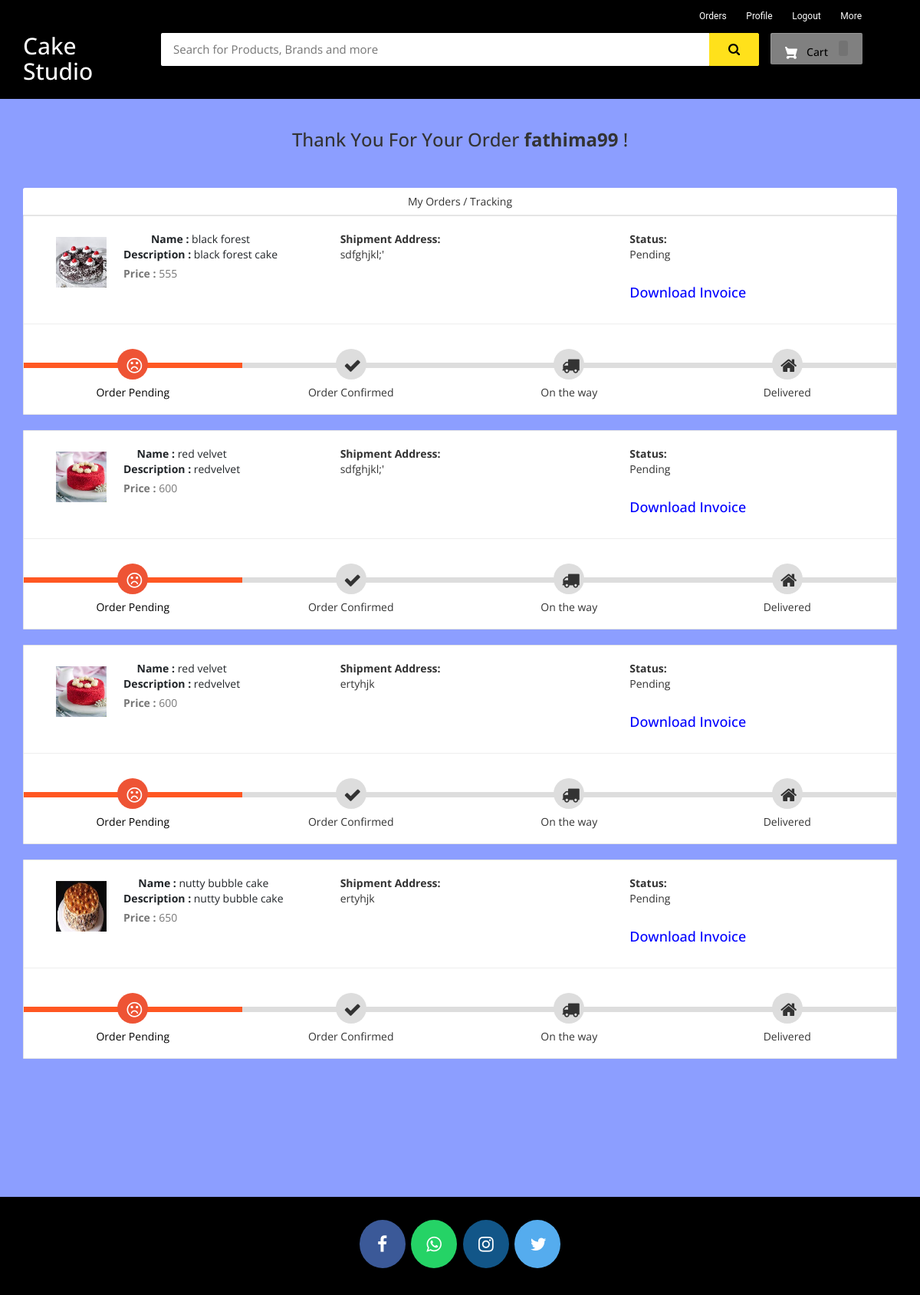
The app's page /my-order (signed in) with its own data.
### store/models.py (models this page shows, shortened)
class Product(models.Model):
    name = models.CharField(max_length=40)
    product_image = models.ImageField(upload_to='product_image/', null=True, blank=True)
    price = models.PositiveIntegerField()
    description = models.CharField(max_length=40)

class Orders(models.Model):
    STATUS = (
        ('Pending', 'Pending'),
        ('Order Confirmed', 'Order Confirmed'),
        ('Out for Delivery', 'Out for Delivery'),
        ('Delivered', 'Delivered'),
    )
    customer = models.ForeignKey('Customer', on_delete=models.CASCADE, null=True)
    product = models.ForeignKey('Product', on_delete=models.CASCADE, null=True)
    email = models.CharField(max_length=50, null=True)
    address = models.CharField(max_length=500, null=True)
    mobile = models.CharField(max_length=20, null=True)
    order_date = models.DateField(auto_now_add=True, null=True)
    status = models.CharField(max_length=50, null=True, choices=STATUS)

### store/views.py (the view)
# urls.py: path('my-order', views.my_order_view, name='my-order'),
@login_required(login_url='customerlogin')
@user_passes_test(is_customer)
def my_order_view(request):
    customer = models.Customer.objects.get(user_id=request.user.id)
    orders = models.Orders.objects.all().filter(customer_id=customer)
    ordered_products = []
    for order in orders:
        ordered_product = models.Product.objects.all().filter(id=order.product.id)
        ordered_products.append(ordered_product)
    return render(request, 'ecom/my_order.html', {'data': zip(ordered_products, orders)})

### store/views.py (called while the page is built)
def is_customer(user):
    return user.groups.filter(name='CUSTOMER').exists()

### store/templates/ecom/my_order.html (shortened to what this page needs)
{% extends 'ecom/customer_base.html' %}
{% load static %}
{% block content %}
<br>
<h3 style="text-align:center;">Thank You For Your Order  <strong>{{request.user}}</strong> !</h3> <br><br>
<div class="container">
    <header class="card-header" style="text-align:center;"> My Orders / Tracking </header>
    {% for products,order in data %}
    <article class="card">
        <div class="card-body">
            <ul class="row" style="margin-left:20px;margin-top:20px;">
                <li class="col-md-4">
                  <figure class="itemside mb-3">
                    {%for product in products%}
                      <div class="aside"><img src="{{ product.product_image.url }}" class="img-sm border"></div>
                      <figcaption class="info align-self-center">
                          <p class="title"><strong>Name : </strong>{{product.name}} <br> <strong>Description : </strong>{{product.description}}</p> <span class="text-muted"><strong>Price : </strong>{{product.price}} </span>
                      </figcaption>
                  </figure>
                </li>
                <li class="col-md-4">
                    <div class="col"> <strong>Shipment Address:</strong> <br> {{order.address}}</div>
                </li>
                <li class="col-md-4">
                    <div class="col"> <strong>Status:</strong> <br> {{order.status}} </div> <br>
                    <h4><a style="text-decoration:none; color:blue;" href="{% url 'download-invoice' order.id product.id  %}" >Download Invoice</a></h4>
                </li>
                {%endfor%}
            </ul>
            <hr>
            <div class="track">
                {% if order.status == 'Pending' %}
                <div class="step active"> <span class="icon"> <i style="padding-top:5px; padding-right:20px;" class="fa fa-frown-o"></i> </span> <span class="text">Order Pending</span> </div>
                <div class="step "> <span class="icon"> <i style="padding-top:5px; padding-right:20px;" class="fa fa-check"></i> </span> <span class="text"> Order Confirmed</span> </div>
                <div class="step "> <span class="icon"> <i style="padding-top:5px; padding-right:20px;" class="fa fa-truck"></i> </span> <span class="text"> On the way </span> </div>
                <div class="step "> <span class="icon"> <i style="padding-top:5px; padding-right:20px;" class="fa fa-home"></i> </span> <span class="text">Delivered</span> </div>
                {% endif %}
            </div>
        </div>
    </article><br>
    {% endfor %}
</div>
<br><br><br><br><br>
{% endblock content %}

### store/templates/ecom/customer_base.html (shortened to what this page needs)
<html>
{% load static %}
<head>
<link rel="stylesheet" href="https://maxcdn.bootstrapcdn.com/bootstrap/3.3.0/css/bootstrap.min.css">
<link rel="stylesheet" href="https://maxcdn.bootstrapcdn.com/font-awesome/4.7.0/css/font-awesome.min.css">
</head>
<body>
<div id="navbar">
    <div class="container">
        <div class="row row1">
            <ul class="largenav pull-right">
                <li class="upper-links"><a class="links" href="/my-order">Orders</a></li>
                <li class="upper-links"><a class="links" href="/my-profile">Profile</a></li>
                  <li class="upper-links"><a class="links" href="/logout">Logout</a></li>
                <li class="upper-links dropdown"><a class="links" href="">More</a>
                </li>
            </ul>
        </div>
        <div class="row row2">
            <div class="col-sm-2">
                <h2 style="margin:0px;"><a style="text-decoration:none; color:white;" href="/"><span class="largenav">Cake Studio</span></a></h2>
            </div>
            <div class="navbar-search smallsearch col-sm-8 col-xs-11">
              <form  action="/search" method="get">
                <div class="row"> <input class="navbar-input col-xs-11" type="search" placeholder="Search for Products, Brands and more" name="query" id="query">
                  <button class="navbar-button col-xs-1" type="submit">
                  </button>
                </div>
              </form>
            </div>
            <div class="cart1 largenav col-sm-2"> <a class="cart-button" href="/cart">  Cart <span class="item-number ">{{ product_count_in_cart }}</span> </a> </div>
        </div>
    </div>
</div>
{% block content %}
{% endblock content %}
<br><br><br>
<footer>
  <p>
    <a id="ftr" href="#" class="fa fa-facebook"></a>
    <a id="ftr" href="#" class="fa fa-whatsapp"></a>
    <a id="ftr" href="#" class="fa fa-instagram"></a>
    <a id="ftr" href="#" class="fa fa-twitter"></a>
  </p>
  <br>
</footer>
</body>
</html>

### store/templates/ecom/customer_base.html (style rules this page uses)
body { background-color: #f2f3f4 }
#navbar { background-color: #000; color: black; }
.row1 { padding-top: 10px; padding-right: 50px }
.row2 { padding-bottom: 20px }
.navbar-input { padding: 11px 16px; border-radius: 2px 0 0 2px; border: 0 none; outline: 0 none; font-size: 15px }
.navbar-button { background-color: #ffe11b; border: 1px solid #ffe11b; border-radius: 0 2px 2px 0; color: #565656; padding: 10px 0; height: 43px; cursor: pointer }
.cart-button { background-color: #808080; box-shadow: 0 4px 4px 0 rgba(0, 0, 0, .23), inset 1px 1px 0 0 hsla(0, 0%, 100%, .2); padding: 10px 0; text-align: center; height: 41px; border-radius: 2px; font-weight: 500; width: 120px; display: inline-block; color: #FFFFFF; text-decoration: none; color: inherit; border: none; outline: none }
.cart-svg { display: inline-block; width: 16px; height: 16px; vertical-align: middle; margin-right: 8px }
.item-number { border-radius: 3px; background-color: rgba(0, 0, 0, .1); height: 20px; padding: 3px 6px; font-weight: 500; display: inline-block; color: #fff; line-height: 12px; margin-left: 10px }
.upper-links { display: inline-block; padding: 0 11px; line-height: 23px; font-family: 'Roboto', sans-serif; letter-spacing: 0; color: inherit; border: none; outline: none; font-size: 12px }
.dropdown { position: relative; display: inline-block; margin-bottom: 0px }
.links { color: #fff; text-decoration: none }
.largenav { display: none }
.smallsearch { margin-left: 15px; margin-top: 15px }
footer { padding: 0px 0px 0px 0px; background-color: black; margin: 0px; }
#ftr { padding: 20px; }
.fa { font-size: 23px; width: 60px; text-align: center; text-decoration: none; margin: 5px 2px; border-radius: 50%; }
.fa-facebook { background: #3B5998; color: white; margin-top: 30px; }
.fa-whatsapp { background: #25d366; color: white; }
.fa-twitter { background: #55ACEE; color: white; }
.fa-instagram { background: #125688; color: white; }
p { text-align: center; }
@media screen and (min-width: 768px) { .largenav { display: block } }
@media screen and (min-width: 768px) { .smallsearch { margin: 0px } }

### store/templates/ecom/my_order.html (style rules this page uses)
body { background-color: #8C9EFF; font-family: 'Open Sans', serif }
.container { margin-top: 0px; margin-bottom: 0px }
.card { position: relative; display: -webkit-box; display: -ms-flexbox; display: flex; -webkit-box-orient: vertical; -webkit-box-direction: normal; -ms-flex-direction: column; flex-direction: column; min-width: 0; word-wrap: break-word; background-color: #fff; background-clip: border-box; border: 1px solid rgba(0, 0, 0, 0.1); border-radius: 0.10rem }
.card-header:first-child { border-radius: calc(0.37rem - 1px) calc(0.37rem - 1px) 0 0 }
.card-header { padding: 0.75rem 1.25rem; margin-bottom: 0; background-color: #fff; border-bottom: 1px solid rgba(0, 0, 0, 0.1) }
.track { position: relative; background-color: #ddd; height: 7px; display: -webkit-box; display: -ms-flexbox; display: flex; margin-bottom: 60px; margin-top: 50px }
.track .step { -webkit-box-flex: 1; -ms-flex-positive: 1; flex-grow: 1; width: 25%; margin-top: -18px; text-align: center; position: relative }
.track .step.active:before { background: #FF5722 }
.track .step::before { height: 7px; position: absolute; content: ""; width: 100%; left: 0; top: 18px }
.track .step.active .icon { background: #ee5435; color: #fff }
.track .icon { display: inline-block; width: 40px; height: 40px; line-height: 40px; position: relative; border-radius: 100%; background: #ddd }
.track .step.active .text { font-weight: 400; color: #000 }
.track .text { display: block; margin-top: 7px }
.itemside { position: relative; display: -webkit-box; display: -ms-flexbox; display: flex; width: 100% }
.itemside .aside { position: relative; -ms-flex-negative: 0; flex-shrink: 0 }
.img-sm { width: 80px; height: 80px; padding: 7px }
ul.row, ul.row-sm { list-style: none; padding: 0 }
.itemside .info { padding-left: 15px; padding-right: 7px }
.itemside .title { display: block; margin-bottom: 5px; color: #212529 }
p { margin-top: 0; margin-bottom: 1rem }

### records on screen
Orders: address "sdfghjkl;'", status "Pending", shows "Order Pending"
Product: product_image (picture), name "black forest", description "black forest cake", price "555"
Orders: address "sdfghjkl;'", status "Pending", shows "Order Pending"
Product: product_image (picture), name "red velvet", description "redvelvet", price "600"
Orders: address "ertyhjk", status "Pending", shows "Order Pending"
Orders: address "ertyhjk", status "Pending", shows "Order Pending"
Product: product_image (picture), name "nutty bubble cake", description "nutty bubble cake", price "650"

### other values on screen
{{ request.user }} "fathima99"
